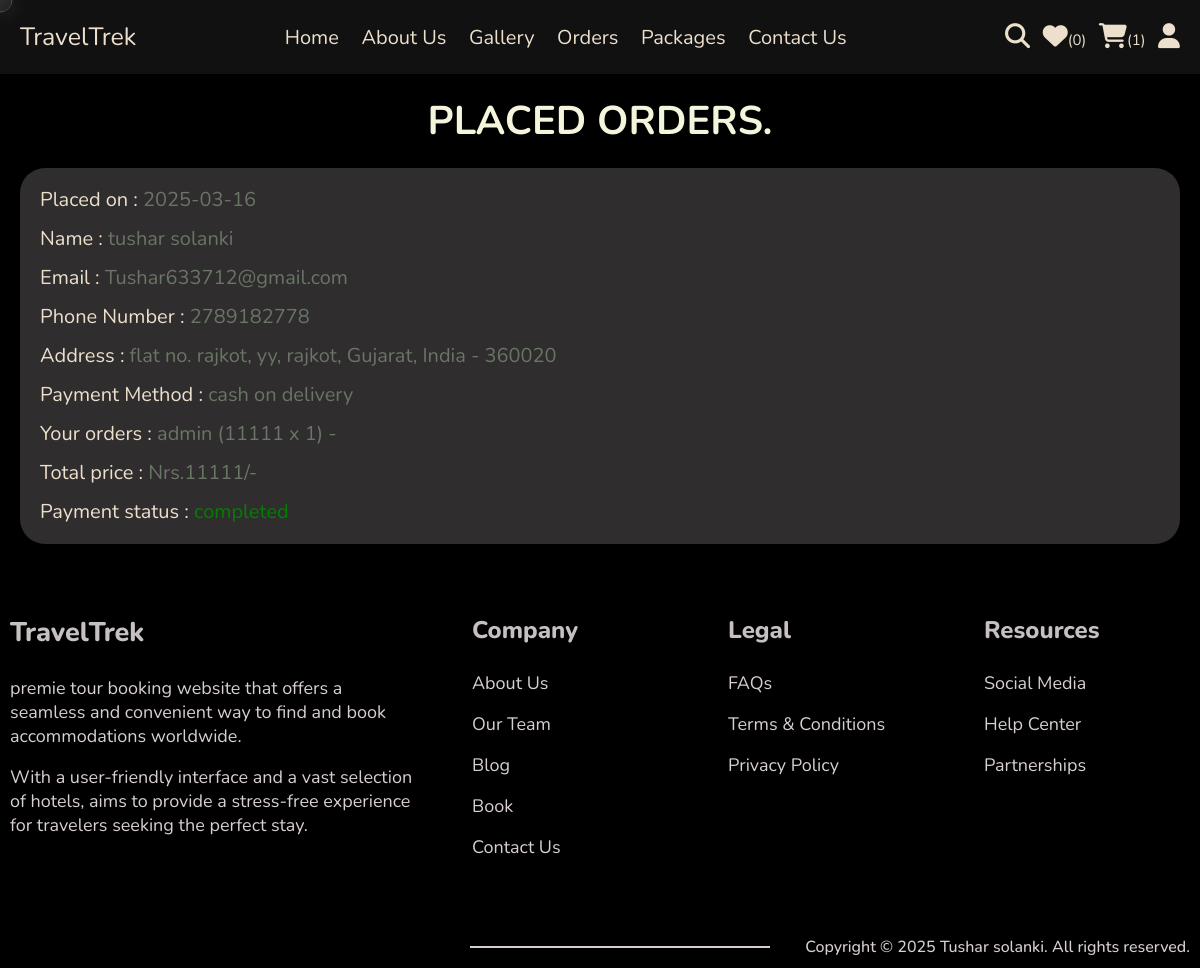
Screenshot of /orders.php (signed in) with the database file from the repository.
### tables this page shows
CREATE TABLE `orders` (
  `id` int(100) NOT NULL,
  `user_id` int(100) NOT NULL,
  `name` varchar(20) NOT NULL,
  `number` varchar(10) NOT NULL,
  `email` varchar(50) NOT NULL,
  `method` varchar(50) NOT NULL,
  `address` varchar(500) NOT NULL,
  `total_products` varchar(1000) NOT NULL,
  `total_price` int(100) NOT NULL,
  `placed_on` date NOT NULL DEFAULT current_timestamp(),
  `payment_status` varchar(20) NOT NULL DEFAULT 'pending'
);

### orders.php (the view, shortened to what this page needs)
<?php
include 'components/connect.php';
if(isset($_SESSION['user_id'])){
   $user_id = $_SESSION['user_id'];
}else{
   $user_id = '';
};
?>
<!DOCTYPE html>
<html lang="en">
<head>
   <link rel="stylesheet" href="https://cdnjs.cloudflare.com/ajax/libs/font-awesome/6.1.1/css/all.min.css">
   <link rel="stylesheet" href="css/style.css">
</head>
<body>
<?php include 'components/user_header.php'; ?>
<section class="orders">
   <h1 class="heading">Placed Orders.</h1>
   <div class="box-container">
   <?php
      if($user_id == ''){
         echo '<p class="empty">please login to see your orders</p>';
      }else{
         $select_orders = $conn->prepare("SELECT * FROM `orders` WHERE user_id = ?");
         $select_orders->execute([$user_id]);
         if($select_orders->rowCount() > 0){
            while($fetch_orders = $select_orders->fetch(PDO::FETCH_ASSOC)){
   ?>
   <div class="box">
      <p>Placed on : <span><?= $fetch_orders['placed_on']; ?></span></p>
      <p>Name : <span><?= $fetch_orders['name']; ?></span></p>
      <p>Email : <span><?= $fetch_orders['email']; ?></span></p>
      <p>Phone Number : <span><?= $fetch_orders['number']; ?></span></p>
      <p>Address : <span><?= $fetch_orders['address']; ?></span></p>
      <p>Payment Method : <span><?= $fetch_orders['method']; ?></span></p>
      <p>Your orders : <span><?= $fetch_orders['total_products']; ?></span></p>
      <p>Total price : <span>Nrs.<?= $fetch_orders['total_price']; ?>/-</span></p>
      <p> Payment status : <span style="color:<?php if($fetch_orders['payment_status'] == 'pending'){ echo 'red'; }else{ echo 'green'; }; ?>"><?= $fetch_orders['payment_status']; ?></span> </p>
   </div>
   <?php
      }
      }else{
         echo '<p class="empty">no orders placed yet!</p>';
      }
      }
   ?>
   </div>
</section>
<?php include 'components/footer.php'; ?>
</body>
</html>

### components/user_header.php (shortened to what this page needs)
<head>
</head>
<body>
<div class="cursor outer"></div>
<div class="cursor inner"></div>
</body>
<header class="header">
   <section class="flex">
      <a href="home.php" class="logo">TravelTrek<span></span></a>
      <nav class="navbar">
         <a href="home.php">Home</a>
         <a href="about.php">About Us</a>
         <a href="gallery.php">Gallery</a>
         <a href="orders.php">Orders</a>
         <a href="packages.php">Packages</a>
         <a href="contact.php">Contact Us</a>
      </nav>
      <div class="icons">
         <?php
            $count_wishlist_items = $conn->prepare("SELECT * FROM `wishlist` WHERE user_id = ?");
            $count_wishlist_items->execute([$user_id]);
            $total_wishlist_counts = $count_wishlist_items->rowCount();
            $count_cart_items = $conn->prepare("SELECT * FROM `cart` WHERE user_id = ?");
            $count_cart_items->execute([$user_id]);
            $total_cart_counts = $count_cart_items->rowCount();
         ?>
         <a href="search_page.php"><i class="fas fa-search"></i></a>
         <a href="wishlist.php"><i class="fas fa-heart"></i><span>(<?= $total_wishlist_counts; ?>)</span></a>
         <a href="cart.php"><i class="fas fa-shopping-cart"></i><span>(<?= $total_cart_counts; ?>)</span></a>
         <div id="user-btn" class="fas fa-user"></div>
      </div>
   </section>
</header>

### components/footer.php (shortened to what this page needs)
<footer class="footer">
        <div class="section__container footer__container">
          <div class="footer__col">
            <h3>TravelTrek</h3>
            <p>
              premie tour booking website that offers a seamless and
              convenient way to find and book accommodations worldwide.
            </p>
            <p>
              With a user-friendly interface and a vast selection of hotels,
             aims to provide a stress-free experience for travelers
              seeking the perfect stay.
            </p>
          </div>
          <div class="footer__col">
            <h4>Company</h4>
            <p>About Us</p>
            <p>Our Team</p>
            <p>Blog</p>
            <p>Book</p>
            <p>Contact Us</p>
          </div>
          <div class="footer__col">
            <h4>Legal</h4>
            <p>FAQs</p>
            <p>Terms & Conditions</p>
            <p>Privacy Policy</p>
          </div>
          <div class="footer__col">
            <h4>Resources</h4>
            <p>Social Media</p>
            <p>Help Center</p>
            <p>Partnerships</p>
          </div>
        </div>
        <div class="footer__bar">
          Copyright © 2025 Tushar solanki. All rights reserved.
        </div>
</footer>

### css/style.css (style rules this page uses)
:root { --main-color:#697565; --orange:#f39c12; --red:#e74c3c; --black:#333; --white:#fff; --light-color:#666; --light-bg:#eee; --border:.2rem solid var(--black); --box-shadow:0 .5rem 1rem rgba(0,0,0,.1); --nav:#ECDFCC; --form-color: #302e2efc; }
* { font-family: 'Nunito', sans-serif; margin:0; padding:0; box-sizing: border-box; outline: none; border:none; text-decoration: none; }
html { font-size: 62.5%; overflow-x: hidden; }
body { background-color: black; }
section { padding:2rem; max-width: 1200px; margin:0 auto; }
.heading { font-size: 4rem; color: beige; margin-bottom: 2rem; text-align: center; text-transform: uppercase; }
.header { position: sticky; top:0; left:0; right:0; background-color: var(--white); box-shadow: var(--box-shadow); z-index: 1000; background: rgba(219, 219, 219, 0.08); box-shadow: 0 4px 30px rgba(0, 0, 0, 0.1); backdrop-filter: blur(9px); -webkit-backdrop-filter: blur(9px); }
.header .flex { display: flex; align-items: center; justify-content: space-between; position: relative; }
.header .flex .logo { font-size: 2.5rem; color:var(--nav); }
.header .flex .navbar a { margin:0 1rem; font-size: 2rem; color:var(--nav); }
.header .flex .icons > * { margin-left: 1rem; font-size: 2.5rem; cursor: pointer; color:var(--nav); }
.header .flex .icons a span { font-size: 1.5rem; }
.orders .box-container { display: flex; flex-wrap: wrap; gap:1.5rem; align-items: flex-start; }
.orders .box-container .box { padding:1rem 2rem; flex:1 1 40rem; background-color: var(--form-color); border-radius: 2.5rem; }
.orders .box-container .box p { margin:.5rem 0; line-height: 1.7; font-size: 2rem; color:var(--nav); }
.orders .box-container .box p span { color: var(--main-color); }
:root { --primary-color: #2c3855; --primary-color-dark: #435681; --text-dark: #c6c0c0; --text-light: #d8cfcf; --max-width: 1200px; }
.section__container { max-width: var(--max-width); margin: auto; padding: 5rem 1rem; }
.footer { background-color: var(--extra-light); }
.footer__container { display: grid; grid-template-columns: 2fr repeat(3, 1fr); gap: 5rem; }
.footer__col h3 { margin-bottom: 2.5rem; font-size: 2.7rem; font-weight: 800; color: var(--text-dark); }
.footer__col h4 { margin-bottom: 2.5rem; font-size: 2.4rem; font-weight: 800; color: var(--text-dark); }
.footer__col p { margin-bottom: 1.7rem; color: var(--text-light); cursor: pointer; transition: 0.3s; font-size: 1.8rem; }
.footer__bar { position: relative; max-width: var(--max-width); margin: auto; padding: 1rem; font-size: 1.6rem; font-weight: 500; color: var(--text-light); text-align: right; overflow: hidden; }
.footer__bar::before { position: absolute; content: ""; top: 50%; right: 43rem; transform: translateY(-50%); width: 30rem; height: 2px; background-color: var(--text-light); }

### components/user_header.php (style rules this page uses)
*, *::before, *::after { padding: 0; margin: 0; box-sizing: border-box; }
.cursor { position: absolute; height: 25px; width: 25px; border-radius: 50%; transform: translate(-50%, -50%); pointer-events: none; }
.outer { border: 1px solid #f7f7f770; }
.inner { background: #f7f7f720; transition: 250ms ease-out; }

### rows the page displays
orders: placed_on "2025-03-16", name "tushar solanki", email "Tushar633712@gmail.com", number "2789182778", address "flat no. rajkot, yy, rajkot, Gujarat, India - 360020", method "cash on delivery", total_products "admin (11111 x 1) -", total_price "11111", payment_status "completed"

### other values shown
$total_wishlist_counts "0"
$total_cart_counts "1"
